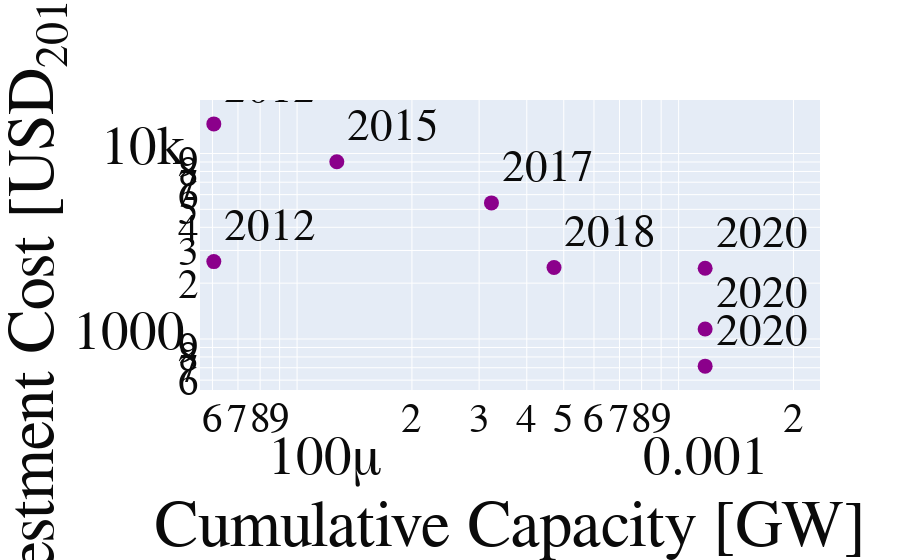

The notebook cell this image was saved under:
### Markdown cell above
For example with ALK:

### Code cell
plot_electrolysis('SOEC_ELECTROLYSIS', colour_soec)

### Figure 1 — Plotly figure (JSON) as saved in the notebook; plotly's stock layout.template omitted (floating-point values rounded to 4 significant figures)
{"data": [{"marker": {"color": "rgb(139,0,139)", "size": 15, "symbol": "circle"}, "mode": "markers+text", "text": [2012, 2012, 2015, 2017, 2018, 2020, 2020, 2020], "textfont": {"size": 45}, "textposition": "top right", "type": "scatter", "x": [6.05e-05, 6.05e-05, 0.0001271, 0.0003232, 0.0004715, 0.001174, 0.001174, 0.001174], "y": [14443, 2614, 9027, 5416, 2428, 2407, 714, 1133]}], "layout": {"font": {"color": "rgb(10,10,10)", "family": "Times New Roman", "size": 55}, "legend": {"x": 1.2}, "title": {"text": "", "y": 1}, "xaxis": {"range": [-4.254, -2.629], "showgrid": true, "title": {"font": {"family": "Times New Roman"}, "text": "Cumulative Capacity [GW]"}, "type": "log"}, "yaxis": {"showgrid": true, "title": {"font": {"family": "Times New Roman"}, "text": "Investment Cost [USD<sub>2018</sub>/kW]"}, "type": "log"}}}
